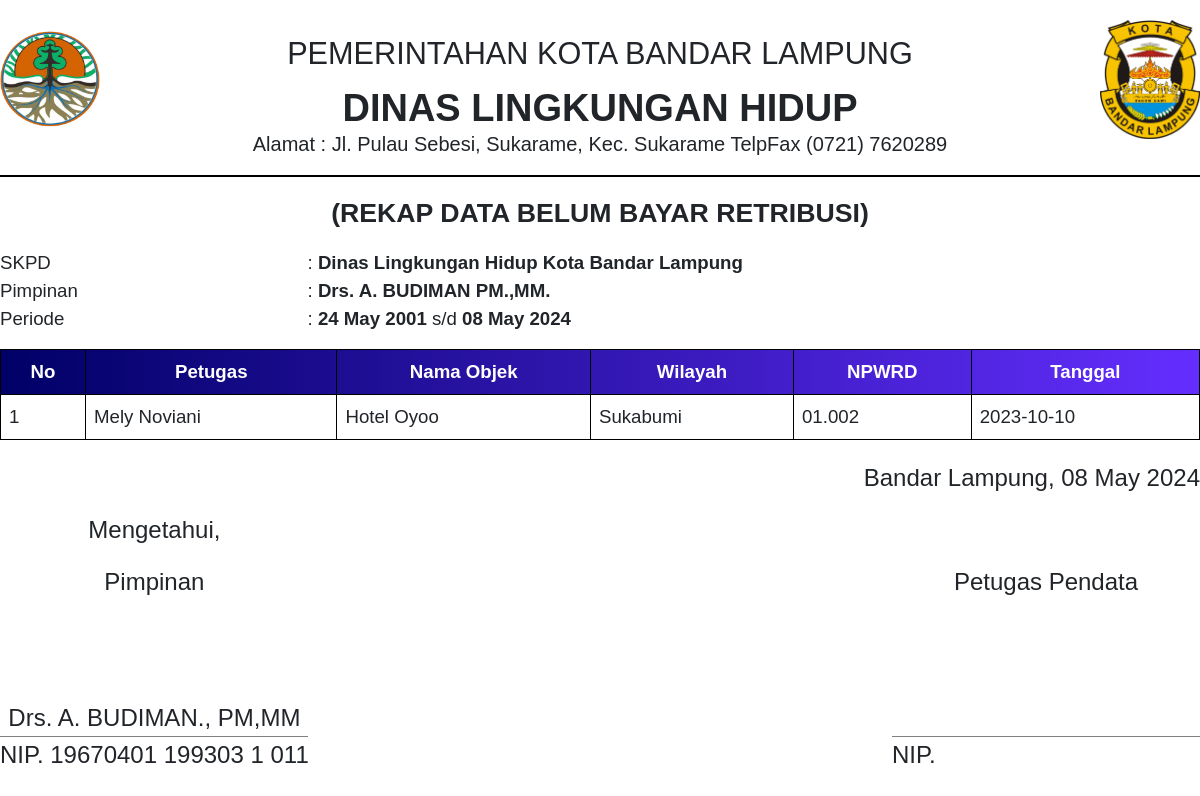
Page /index.php/cetak_b_bayar on the committed database.
### tables this page shows
CREATE TABLE `tb_retribusi_b_byr` (
  `id_retribusi` int(11) NOT NULL,
  `nama_petugas` varchar(100) NOT NULL,
  `nama_objek` varchar(100) NOT NULL,
  `nama_wilayah` varchar(100) NOT NULL,
  `alamat` varchar(200) NOT NULL,
  `npwrd` varchar(20) NOT NULL,
  `status` varchar(20) NOT NULL,
  `tanggal` date NOT NULL
);

### application/controllers/Cetak_b_bayar.php (called while the page is built, shortened)
<?php
class Cetak_b_bayar extends CI_Controller {
    public function index()
    {
        $this->load->view('report/cetak_b_bayar');
    }
}

### index.php (called while the page is built, shortened)
<?php
require_once BASEPATH.'core/CodeIgniter.php';

### application/views/report/cetak_b_bayar.php (the view, shortened to what this page needs)
<!DOCTYPE html>
<html>
<head>
  <link rel="stylesheet" href="https://maxcdn.bootstrapcdn.com/bootstrap/4.5.2/css/bootstrap.min.css">
</head>
<body>
  <?php
    $servername = "localhost";
    $username = "root";
    $password = "";
    $dbname = "simretribusi";
    $mysqli = new mysqli($servername, $username, $password, $dbname);
    $awalTgl = isset($_GET['awal']) ? $_GET['awal'] : "01-".date('m-y');
    $akhirTgl = isset($_GET['akhir']) ? $_GET['akhir'] : date('Y-m-d');
    $sqlPeriode = "WHERE A.tanggal BETWEEN '$awalTgl' AND '$akhirTgl'";
    $sql = "SELECT A.* FROM tb_retribusi_b_byr A $sqlPeriode ORDER BY A.tanggal ASC";
    $myQry = $mysqli->query($sql) or die("Query salah : " . $mysqli->error);
    ?>
  <div class="header">
    <img class="logo-left" src="<?= base_url('assets/template')?>/dist/img/dlh.png" alt="Logo Left">
    <div class="title" style="text-align: center;">
      <span style="font-size:23pt;">PEMERINTAHAN KOTA BANDAR LAMPUNG</span><br>
      <b>DINAS LINGKUNGAN HIDUP</b>
    </div>
    <img class="logo-right" src="<?= base_url('assets/template')?>/dist/img/bdl.png" alt="Logo Right">
  </div>
  <p class="alamat">Alamat : Jl. Pulau Sebesi, Sukarame, Kec. Sukarame TelpFax (0721) 7620289</p>
  <hr style="color: black;border: 1px solid black;">
  <div style="text-align: center; font-size:20pt">
    <strong>(REKAP DATA BELUM BAYAR RETRIBUSI)</strong>
  </div>
  <p>
  <div class="row" style="font-size: 14pt">
    <div class="col-sm-3">SKPD</div>
    <div class="col-sm-9">: <b>Dinas Lingkungan Hidup Kota Bandar Lampung</b>
    </div>
  </div>
  <div class="row" style="font-size: 14pt">
    <div class="col-sm-3">Pimpinan</div>
    <div class="col-sm-9">: <b>Drs. A. BUDIMAN PM.,MM.</b>
    </div>
  </div>
  <div class="row" style="font-size: 14pt">
    <div class="col-sm-3">Periode</div>
    <div class="col-sm-9">: <b><?php echo date('d F Y', strtotime($awalTgl)); ?></b> s/d
      <b><?php echo date('d F Y', strtotime($akhirTgl)); ?></b>
    </div>
  </div>
  </p>
  <div class="font-tabel">
    <table>
      <thead
        style="background: linear-gradient(to left, #642EFE, #000066); color: white; text-align:center; font-size: 14pt;">
        <tr>
          <th>No</th>
          <th>Petugas</th>
          <th>Nama Objek</th>
          <th>Wilayah</th>
          <th>NPWRD</th>
          <th>Tanggal</th>
        </tr>
      </thead>
      <tbody>
        <?php
            $nomor = 1;
            while ($myData = $myQry->fetch_assoc()) {
            ?>
        <tr style="font-size: 14pt;">
          <td><?php echo $nomor; ?></td>
          <td><?php echo $myData['nama_petugas']; ?></td>
          <td><?php echo $myData['nama_objek']; ?></td>
          <td><?php echo $myData['nama_wilayah']; ?></td>
          <td><?php echo $myData['npwrd']; ?></td>
          <td><?php echo $myData['tanggal']; ?></td>
        </tr>
        <?php
                $nomor++;
            }
            ?>
      </tbody>
    </table>
    <div class="date">
      <div>
        <p>Bandar Lampung, <?= date("d F Y") ?></p>
      </div>
    </div>
    <div class="signature">
      <div class="row" style="text-align: center;">
        <div class="col-sm-auto" style="font-size: 18pt;">
          <p>Mengetahui,</p>
          <p>Pimpinan</p>
          <div style="margin-top:100px;">Drs. A. BUDIMAN., PM,MM</div>
          <div style="border-bottom: 1px solid grey; width: 308px;"></div>
          <div>NIP. 19670401 199303 1 011</div>
        </div>
        <div class="col-sm-auto ml-auto" style="font-size: 18pt;">
          <p style="color: transparent;">Petugas Pendata</p>
          <p>Petugas Pendata</p>
          <div style="margin-top:100px; color:transparent">Petugas</div>
          <div style="border-bottom: 1px solid grey; width: 308px;"></div>
          <div style="text-align:left">NIP. </div>
        </div>
      </div>
    </div>
</body>
</html>

### application/views/report/cetak_b_bayar.php (style rules this page uses)
body { font-family: Arial, sans-serif; }
.header { display: flex; align-items: center; margin-top: 20px; margin-bottom: -10px; }
.logo-left, .logo-right { width: 100px; height: auto; }
.alamat { text-align: center; font-size: 15pt; }
.title { font-size: 38px; text-align: center; flex-grow: 1; }
table { border-collapse: collapse; width: 100%; }
th, td { border: 1px solid black; padding: 8px; }
.font-tabel { font-size: 18pt; }
.date { text-align: right; margin-top: 20px; font-size: 18pt; }
.signature { font-size: 18pt; }

### rows in the picture
tb_retribusi_b_byr: nama_petugas "Mely Noviani", nama_objek "Hotel Oyoo", nama_wilayah "Sukabumi", npwrd "01.002", tanggal "2023-10-10"

### other values in the picture
date('d F Y', strtotime($awalTgl)) "24 May 2001"
date('d F Y', strtotime($akhirTgl)) "08 May 2024"
